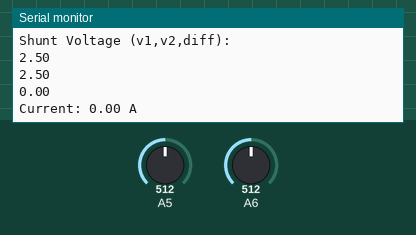
A sketch run on a simulated Arduino Nano, built with avr-gcc and run on an emulated ATmega328P. Parts: the last lines printed to the serial monitor. Inputs (shaded band) come from the test bench; at power-on: A5 = 512, A6 = 512.

Above: at 1.2 s.
1.3 s: A5 set to 716
At 1.91 s:
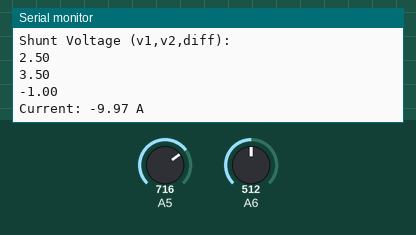
2.8 s: A6 set to 499
At 3.47 s:
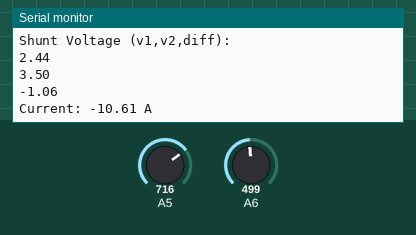
5.8 s: A6 set to 511
At 6.59 s:
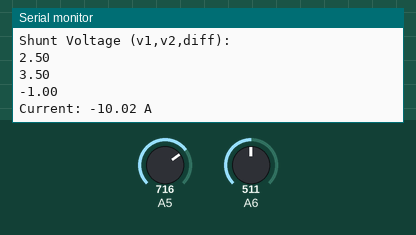
7.3 s: A5 set to 900
At 8.16 s:
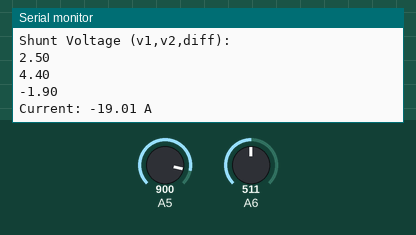
Timing chart, 0 to 9.8 s (numbered marks = the images above; inputs shaded):
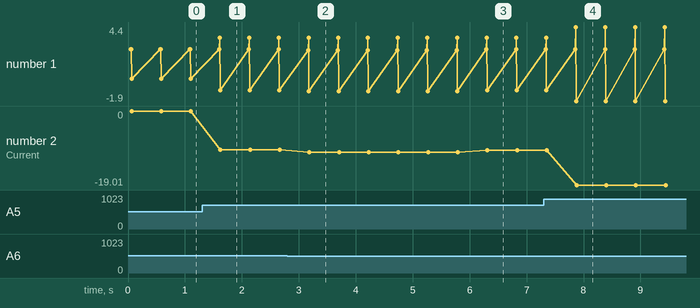

Measured:
- after the input at 1.3 s, the serial monitor: prints a new line after 0.31 s (image 1)
- after the input at 2.8 s, the serial monitor: prints a new line after 0.37 s (image 2)
- after the input at 5.8 s, the serial monitor: prints a new line after 0.49 s (image 3)
- after the input at 7.3 s, the serial monitor: prints a new line after 0.56 s (image 4)
- plotted number 1: 0 → -1 after the input at 1.3 s, -1 → -1.06 after the input at 2.8 s, -1.06 → -1 after the input at 5.8 s, -1 → -1.9 after the input at 7.3 s
- plotted number 2: 0 → -9.97 after the input at 1.3 s, -9.97 → -10.61 after the input at 2.8 s, -10.61 → -10.02 after the input at 5.8 s, -10.02 → -19.01 after the input at 7.3 s

The sketch:

current_limiter.ino
```cpp
#include "current_sensor.h"

VoltageSensor senseV1(A6);
VoltageSensor senseV2(A5);
CurrentSensor currentSensor(&senseV1,&senseV2);

void setup() {
  //pinMode(A6,INPUT);
  Serial.begin(9600);
}

long long last_print = 0;

void printInfo() {
  last_print = millis();
  float v1 = currentSensor.v1();
  float v2 = currentSensor.v2();
  float current = currentSensor.getCurrent();
  Serial.println("---------------");
  Serial.println("Shunt Voltage (v1,v2,diff): ");
  Serial.println(v1);
  Serial.println(v2);
  Serial.println(v1-v2);
  Serial.print("Current: ");
  Serial.print(current);
  Serial.println(" A");
}

void loop() {
  long long now = millis();
  //if((now - last_print) > 500) printInfo();
  //currentSensor.updateValueFiltered(15,10);
  currentSensor.updateValue();
  printInfo();
  delay(500);
}
```

current_sensor.h
```cpp
class VoltageSensor {
  const int ANALOG_MAX = 1023;
  int _pin;
  int v_ref; // mV
  unsigned int value;

public:
  inline VoltageSensor(int pin = A6);
  inline int vRef() {return v_ref;}
  inline void vRef(int _v_ref) {v_ref = _v_ref;}

  int updateValue();
  int updateValueFiltered(int nSamples,int delayUs = 0);
  inline unsigned int val() {return value;}

  inline float getVoltage();
};

int VoltageSensor::updateValueFiltered(int nSamples,int delayUs) {
  long long sum = 0;
  sum += updateValue();
  for(int i=1;i<nSamples;i++) {
    if(delayUs>0) delayMicroseconds(delayUs);
    sum += updateValue();
  }
  value = sum/nSamples;
  return value;
}

float VoltageSensor::getVoltage() {
  float voltage = v_ref*((long long)value)/(float)ANALOG_MAX;
  return voltage/1000.0f;
}

VoltageSensor::VoltageSensor(int pin):ANALOG_MAX(1023) {
  _pin = pin;
  value = 0;
  v_ref = 5000; // mV
  pinMode(_pin,INPUT);
}

int VoltageSensor::updateValue() {
   return (value = analogRead(_pin));
}

class CurrentSensor {
  int r_shunt; // mOhm

  VoltageSensor* vs1;
  VoltageSensor* vs2;

  float current;
  float _lastV1;
  float _lastV2;

public:

  inline CurrentSensor(VoltageSensor* _vs1,VoltageSensor* _vs2);

  inline float updateValue() {
    long sumV1 = 0;
    long sumV2 = 0;
    int nSamples = 1;
    for(int i=0;i<nSamples;i++) {
      if(vs1) {
        vs1->updateValue();
        vs1->updateValue();
        sumV1 += vs1->val();
      }
      if(vs2) {
        vs2->updateValue();
        vs2->updateValue();
        sumV2 += vs2->val();
      }
    }
    float constFactor = 5.0f/1023.0f/nSamples;
    float v1 = sumV1*constFactor;
    float v2 = sumV2*constFactor;
    _lastV1 = v1;
    _lastV2 = v2;
    float v_shunt = v1-v2;
    current = v_shunt/r_shunt*1000.0f;
    return current;
   }

  inline int rShunt() {return r_shunt;}
  inline void rShunt(int _r_shunt) {r_shunt = _r_shunt;}
  inline float v1() {return _lastV1;}
  inline float v2() {return _lastV2;}
  inline float vDiff() {return v1()-v2();}

  inline float getCurrent() {
    return current;
  }
};

CurrentSensor::CurrentSensor(VoltageSensor* _vs1,VoltageSensor* _vs2) {
  r_shunt = 100; // mOhm
  current = 0;
  vs1 = _vs1;
  vs2 = _vs2;
}
```
